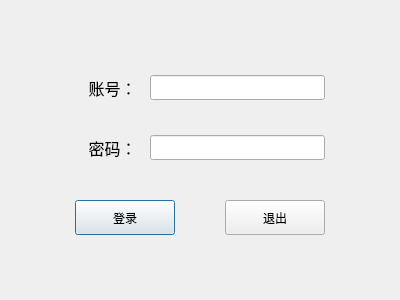
<?xml version="1.0" encoding="UTF-8"?>
<ui version="4.0">
 <class>Dialog</class>
 <widget class="QDialog" name="Dialog">
  <property name="geometry">
   <rect>
    <x>0</x>
    <y>0</y>
    <width>400</width>
    <height>300</height>
   </rect>
  </property>
  <property name="windowTitle">
   <string>登录</string>
  </property>
  <widget class="QLabel" name="label">
   <property name="geometry">
    <rect>
     <x>75</x>
     <y>75</y>
     <width>75</width>
     <height>25</height>
    </rect>
   </property>
   <property name="font">
    <font>
     <pointsize>12</pointsize>
    </font>
   </property>
   <property name="text">
    <string>账号：</string>
   </property>
   <property name="alignment">
    <set>Qt::AlignCenter</set>
   </property>
  </widget>
  <widget class="QLabel" name="label_2">
   <property name="geometry">
    <rect>
     <x>75</x>
     <y>135</y>
     <width>75</width>
     <height>25</height>
    </rect>
   </property>
   <property name="font">
    <font>
     <pointsize>12</pointsize>
    </font>
   </property>
   <property name="text">
    <string>密码：</string>
   </property>
   <property name="alignment">
    <set>Qt::AlignCenter</set>
   </property>
  </widget>
  <widget class="QLineEdit" name="username">
   <property name="geometry">
    <rect>
     <x>150</x>
     <y>75</y>
     <width>175</width>
     <height>25</height>
    </rect>
   </property>
  </widget>
  <widget class="QLineEdit" name="password">
   <property name="geometry">
    <rect>
     <x>150</x>
     <y>135</y>
     <width>175</width>
     <height>25</height>
    </rect>
   </property>
  </widget>
  <widget class="QPushButton" name="logBtn">
   <property name="geometry">
    <rect>
     <x>75</x>
     <y>200</y>
     <width>100</width>
     <height>35</height>
    </rect>
   </property>
   <property name="text">
    <string>登录</string>
   </property>
  </widget>
  <widget class="QPushButton" name="quitBtn">
   <property name="geometry">
    <rect>
     <x>225</x>
     <y>200</y>
     <width>100</width>
     <height>35</height>
    </rect>
   </property>
   <property name="text">
    <string>退出</string>
   </property>
  </widget>
 </widget>
 <resources/>
 <connections>
  <connection>
   <sender>username</sender>
   <signal>editingFinished()</signal>
   <receiver>password</receiver>
   <slot>selectAll()</slot>
   <hints>
    <hint type="sourcelabel">
     <x>193</x>
     <y>86</y>
    </hint>
    <hint type="destinationlabel">
     <x>173</x>
     <y>147</y>
    </hint>
   </hints>
  </connection>
  <connection>
   <sender>quitBtn</sender>
   <signal>clicked()</signal>
   <receiver>Dialog</receiver>
   <slot>close()</slot>
   <hints>
    <hint type="sourcelabel">
     <x>280</x>
     <y>216</y>
    </hint>
    <hint type="destinationlabel">
     <x>330</x>
     <y>258</y>
    </hint>
   </hints>
  </connection>
 </connections>
</ui>
